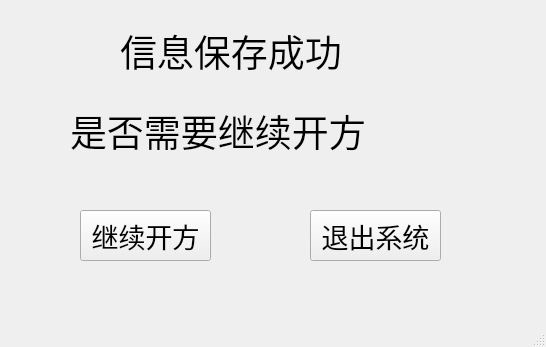
<?xml version="1.0" encoding="UTF-8"?>
<ui version="4.0">
 <class>final_2</class>
 <widget class="QMainWindow" name="final_2">
  <property name="geometry">
   <rect>
    <x>0</x>
    <y>0</y>
    <width>546</width>
    <height>347</height>
   </rect>
  </property>
  <property name="windowTitle">
   <string>MainWindow</string>
  </property>
  <widget class="QWidget" name="centralwidget">
   <widget class="QLabel" name="label">
    <property name="geometry">
     <rect>
      <x>120</x>
      <y>20</y>
      <width>321</width>
      <height>61</height>
     </rect>
    </property>
    <property name="font">
     <font>
      <family>Academy Engraved LET</family>
      <pointsize>28</pointsize>
     </font>
    </property>
    <property name="text">
     <string>信息保存成功</string>
    </property>
   </widget>
   <widget class="QLabel" name="label_2">
    <property name="geometry">
     <rect>
      <x>70</x>
      <y>100</y>
      <width>401</width>
      <height>61</height>
     </rect>
    </property>
    <property name="font">
     <font>
      <family>Academy Engraved LET</family>
      <pointsize>28</pointsize>
     </font>
    </property>
    <property name="text">
     <string>是否需要继续开方</string>
    </property>
   </widget>
   <widget class="QPushButton" name="buttonContinue">
    <property name="geometry">
     <rect>
      <x>80</x>
      <y>210</y>
      <width>131</width>
      <height>51</height>
     </rect>
    </property>
    <property name="font">
     <font>
      <family>Academy Engraved LET</family>
      <pointsize>20</pointsize>
     </font>
    </property>
    <property name="text">
     <string>继续开方</string>
    </property>
   </widget>
   <widget class="QPushButton" name="buttonOut">
    <property name="geometry">
     <rect>
      <x>310</x>
      <y>210</y>
      <width>131</width>
      <height>51</height>
     </rect>
    </property>
    <property name="font">
     <font>
      <family>Academy Engraved LET</family>
      <pointsize>20</pointsize>
     </font>
    </property>
    <property name="text">
     <string>退出系统</string>
    </property>
   </widget>
  </widget>
  <widget class="QMenuBar" name="menubar">
   <property name="geometry">
    <rect>
     <x>0</x>
     <y>0</y>
     <width>546</width>
     <height>25</height>
    </rect>
   </property>
  </widget>
  <widget class="QStatusBar" name="statusbar"/>
 </widget>
 <resources/>
 <connections/>
</ui>
